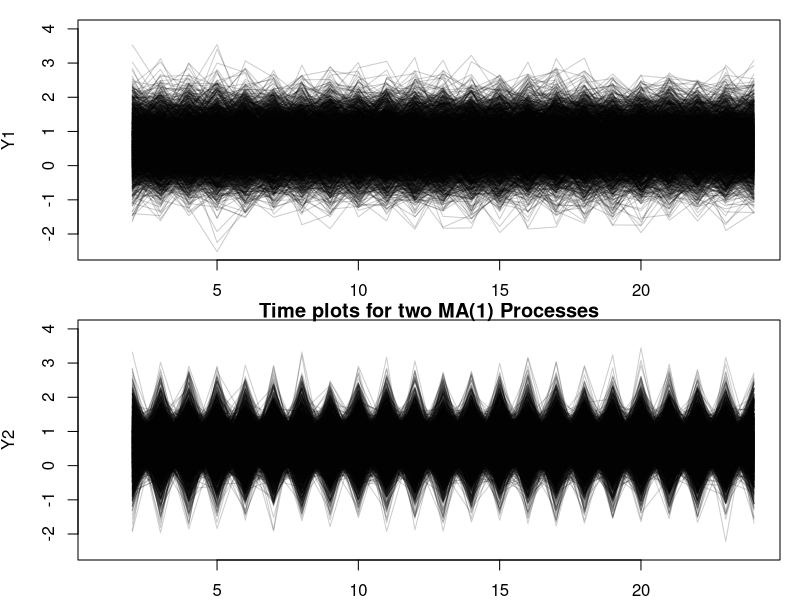
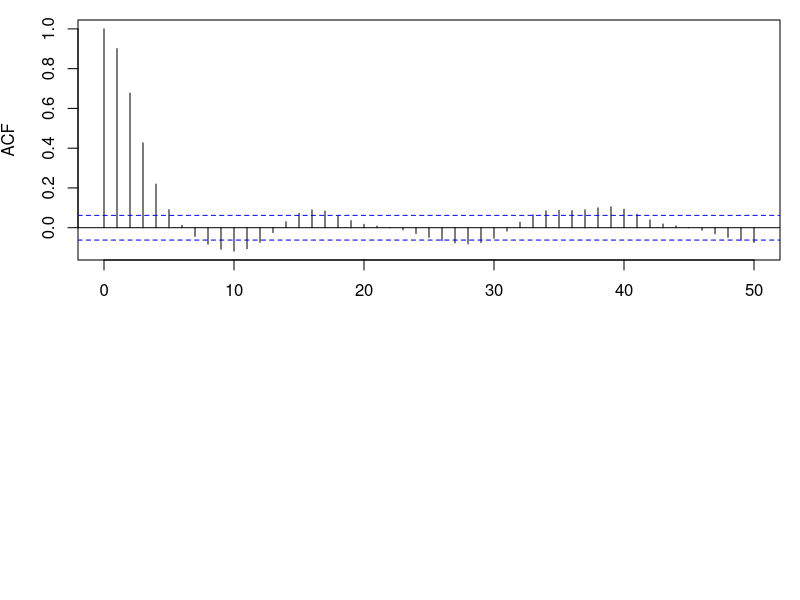

Write the R code that produced these figures, in order.
## ---- chunk 1
N = 24;
sigma = 0.5;
mu = 0.61;
theta = 0.95;

df <- data.frame(matrix(nrow = N, ncol = 2300))
indexing <- seq(1,4600,2)
for(i in indexing) {
   eps <-  rnorm(N, 0, sigma);
   df[2:N,i] <-  mu + eps[2:N] + theta*eps[1:(N-1)];
   df[2:N,i+1] <-  mu + eps[2:N] - theta*eps[1:(N-1)];
}

indexing <- seq(3,4600,2)
par(mfrow=c(2,1), mar=c(2,3.9,1,1))
plot(df[,1], ylab="Y1",type="l", col=rgb(0,0,0,0.2), ylim = c(-2.5,4))
for (i in indexing) {
  lines(df[,i],type="l", col=rgb(0,0,0,0.2), ylim = c(-2.5,4))
}
indexing <- seq(2,4600,2)
plot(df[,2],ylab="Y2",type="l", col=rgb(0,0,0,0.2), ylim = c(-2.5,4))
for(i in indexing) {
  lines(df[,i],type="l", col=rgb(0,0,0,0.2), ylim = c(-2.5,4))
}
title("Time plots for two MA(1) Processes")


## ---- chunk 2
phi <- c(1.3,-0.4)
theta <- c(0.7, 0, 0.1, -0.5, -0.2)
p <- length(phi)
q <- length(theta)
nn <- max(p,q)

ARMA <- function(n) {
  eps <- rnorm(n+nn)
  Y<-rep(0,n)
  for(i in (nn+1):length(Y)) {
    Y[i]<-t(phi)%*%Y[(i-1):(i-p)] + t(theta)%*%eps[(i-1):(i-q)] + eps[i] 
  }
  return(Y[-(1:nn)])
}

acf(ARMA(1000),type = "correlation",lag.max = 50)


## ---- chunk 3
simulation <- ARMA(1000)
cat("The mean of this simulation is", mean(simulation), "\n")
cat("The variance of this simulation is", var(simulation), "\n")
acf(simulation,type = "covariance",lag.max = 5,plot = FALSE)
## ---- chunk 4
for(N in c(10000,100000,1000000)){
  simulation <- ARMA(N)
  cat("For N =", N, "\n")
  cat("The mean of this simulation is", mean(simulation), "\n")
  cat("The variance of this simulation is ", var(simulation), "\n")
  print(acf(simulation, type = "covariance", lag.max = 5, plot = FALSE))
  cat("\n")

}
